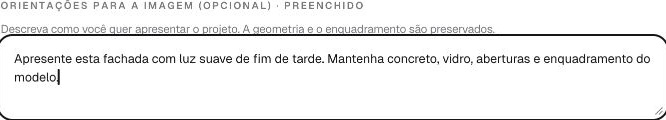
#> input picture docs/onboarding-video/facade/brief.jpg, 666 x 120 px, given in place of reference.jpg, which was not available
$ python build-onboarding-case-video.py
#> lines starting #> are read from the running program, lines starting #| are printed output that depends on the picture; pictures that were not available may be replaced by others from this repository, and a replacement may not be noted
"""Build a captioned walkthrough from verified captures of the live product.

Source crops in docs/onboarding-video/facade omit account identity and balance.
No generated interface, synthetic voice, charged render or invented result.
"""
import argparse
import json
import math
import pathlib
import subprocess
from PIL import Image, ImageDraw, ImageFont, ImageOps

ROOT = pathlib.Path(__file__).resolve().parents[1]
parser = argparse.ArgumentParser()
parser.add_argument('--font', default='/System/Library/Fonts/Supplemental/Arial.ttf')
args = parser.parse_args()
fonts = {n: ImageFont.truetype(args.font, n) for n in (15, 18, 22, 24, 32)}
source = ROOT / 'docs/onboarding-video/facade'
out = ROOT / 'public/onboarding'
scenes = [
    (0, 4, 'reference', 'UMA FACHADA,\nPASSO A PASSO', 'Vamos preparar esta vista do modelo para renderizar na SpaceNode.', None),
    (4, 10, 'upload', '01 / CARREGUE\nA REFERÊNCIA', 'Em Renderizar, escolha o arquivo da vista do seu modelo. Use um enquadramento limpo.', (330, 246)),
    (10, 16, 'exterior', '02 / ESCOLHA\nO AMBIENTE', 'Para esta fachada, marque Ambiente Exterior.', (165, 20)),
    (16, 24, 'scene', '03 / DEFINA\nA CENA', 'Escolha Residencial e Fachada Residencial. Neste exemplo, mantemos o entorno original.', (215, 213)),
    (24, 32, 'light', '04 / AJUSTE\nA LUZ', 'Abra Luz e selecione Golden Hour. Mantenha as luminárias como no original.', (355, 200)),
    (32, 38, 'materials', '05 / MANTENHA\nOS MATERIAIS', 'Vamos manter concreto e vidro do modelo. Deixe os campos de alteração de materiais em branco.', (530, 23)),
    (38, 46, 'brief', '06 / EXPLIQUE\nSUA INTENÇÃO', 'Nas orientações opcionais, peça luz suave de fim de tarde e mantenha materiais, aberturas e enquadramento.', (335, 70)),
    (46, 54, 'output', '07 / CONFIRA\nA SAÍDA', 'Neste exemplo: motor Vega, qualidade 2K e custo de 20 Nodes. Motor e resolução alteram o custo.', (170, 276)),
    (54, 60, 'ready', 'PRONTO PARA\nRENDERIZAR', 'Revise as escolhas e os Nodes. Depois, use Gerar render para criar e avaliar sua imagem.', (580, 397)),
]
images = {s[2]: Image.open(source / (s[2]+'.jpg')).convert('RGB') for s in scenes}
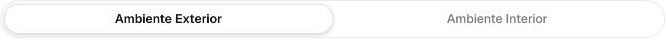
#> input picture docs/onboarding-video/facade/exterior.jpg, 666 x 40 px, given in place of upload.jpg, which was not available
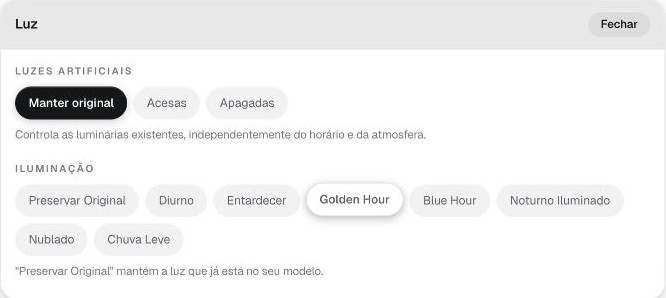
#> input picture docs/onboarding-video/facade/light.jpg, 666 x 298 px
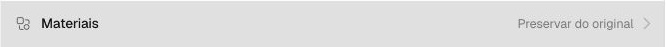
#> input picture docs/onboarding-video/facade/materials.jpg, 666 x 47 px
#> (the run stopped early here; a loop or call above may not have finished)
